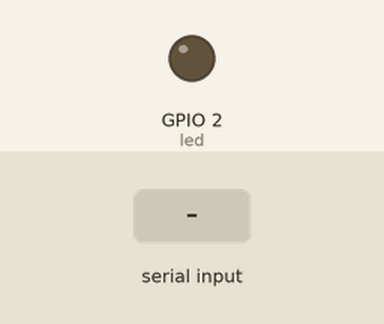
Bench run of a program on a simulated ESP32 board running MicroPython. Shown: output pins drawn as LEDs (lit = HIGH). The test bench sets the inputs (shaded band). At 1.4 s the program stops and its outputs stay as they are.

Above: at 1.2 s.
1.3 s: "1" received over the second serial link
Timing chart, 0 to 2.9 s (numbered marks = the images above; inputs shaded):
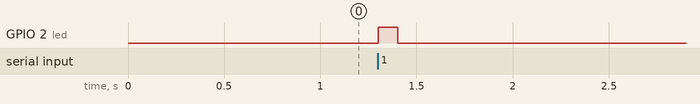

The program:

cycling_send.py
```python
from machine import Timer
from machine import UART

from machine import Pin

t0=Timer(0)
led = Pin(2, Pin.OUT)

def blink_once(on_time):
    led.on()
    t0.init(mode=Timer.ONE_SHOT,period=on_time,callback=lambda t: led.off())

uart1=UART(1,timeout=1000)

def try_read(t):
    content=uart1.read()
    if content:
        blink_once(100)


t0=Timer(0)
t0.init(mode=Timer.PERIODIC,period=1000,callback=try_read)
```

Measured:
- after the input at 1.3 s, GPIO 2 (led): LOW → HIGH at once, → LOW 0.10 s later
